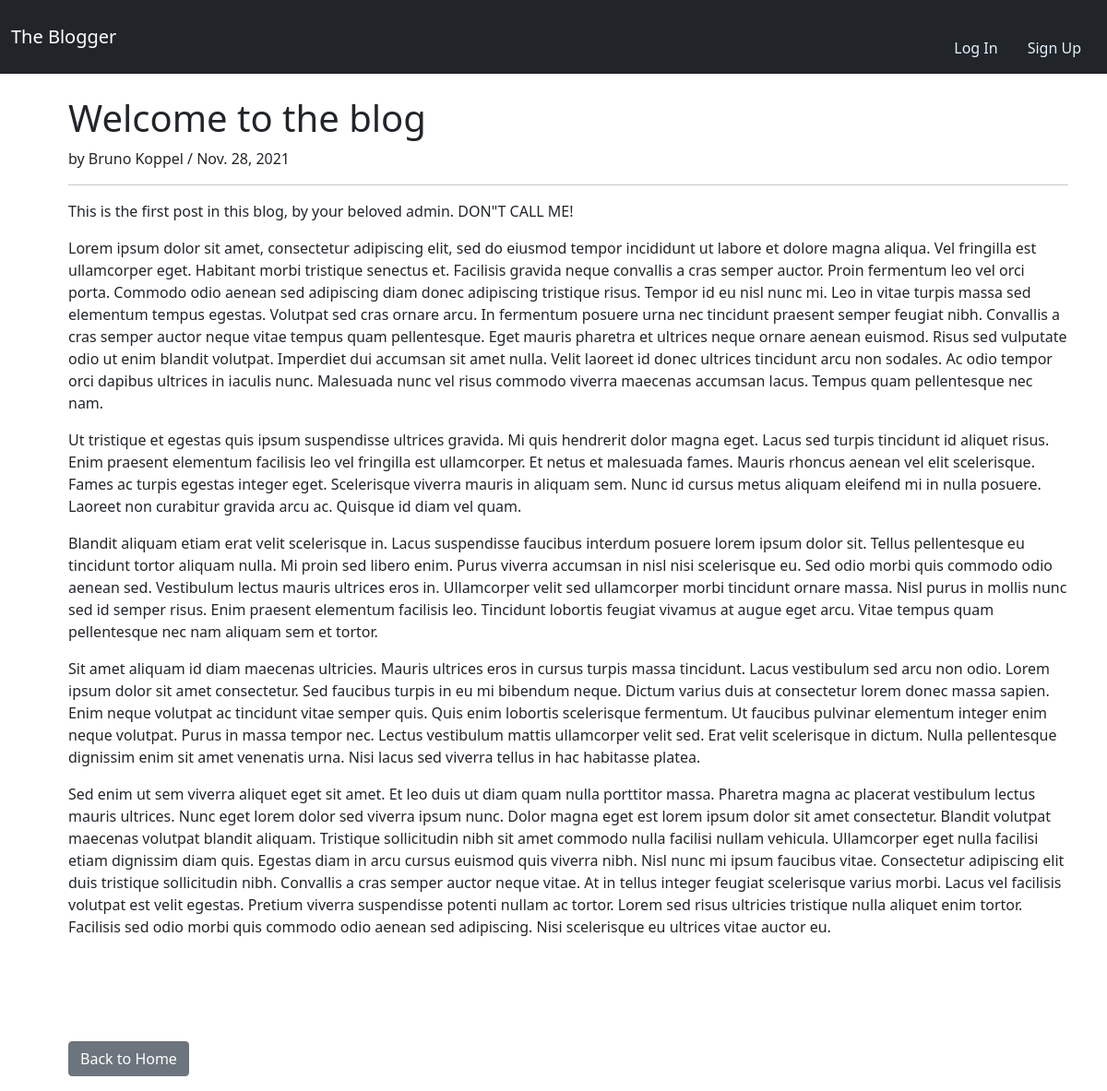
/post/1, run on the app's committed database.
### blogfeed/models.py (models this page shows, shortened)
class Post(models.Model):
  title = models.CharField(max_length=255)
  title_tag = models.CharField(max_length=255, default="the blogger")
  post_date = models.DateField(auto_now_add=True)
  author = models.ForeignKey(User, on_delete=models.CASCADE)
  body = models.TextField()
  date_added = models.DateTimeField(auto_now_add=True)
  category = models.CharField(max_length=255, default='uncategorized')

### blogfeed/views.py (the view)
# urls.py: path('post/<int:pk>', PostView.as_view(), name="post_details"),
class PostView(DetailView):
  model = Post
  template_name = 'post_details.html'

### blogfeed/templates/post_details.html (shortened to what this page needs)
{% extends 'base.html' %}
{% block content %}
<ul>
  <h1>{{ post.title }}</h1>
  <p>by {{ post.author.first_name }} {{ post.author.last_name }} / {{ post.post_date }}</p>
  <hr>
  <p>{{ post.body | safe }}</p>
  <br/><br/>
  <br/><br/>
    <a href="{% url 'home' %}" class="btn btn-secondary">Back to Home</a>
</ul>
{% endblock %}

### data on the page
Post: title "Welcome to the blog", author.first_name "Bruno", author.last_name "Koppel", post_date "Nov. 28, 2021", body "This is the first post in this blog, by your beloved admin. DON\"T CALL ME! Lorem ipsum dolor sit amet, consectetur adipiscing elit, sed do eiusmod tempor incididunt ut labore et dolore magna aliqua. Vel fringilla est ullamcorper eget. Habitant morbi tristique senectus et. Facilisis gravida neque convallis a cras semper auctor. Proin fermentum leo vel orci porta. Commodo odio aenean sed adipiscing diam donec adipiscing tristique risus. Tempor id eu nisl nunc mi. Leo in vitae turpis massa sed elementum tempus egestas. Volutpat sed cras ornare arcu. In fermentum posuere urna nec tincidunt praesent semper feugiat nibh. Convallis a cras semper auctor neque vitae tempus quam pellentesque. Eget…"
